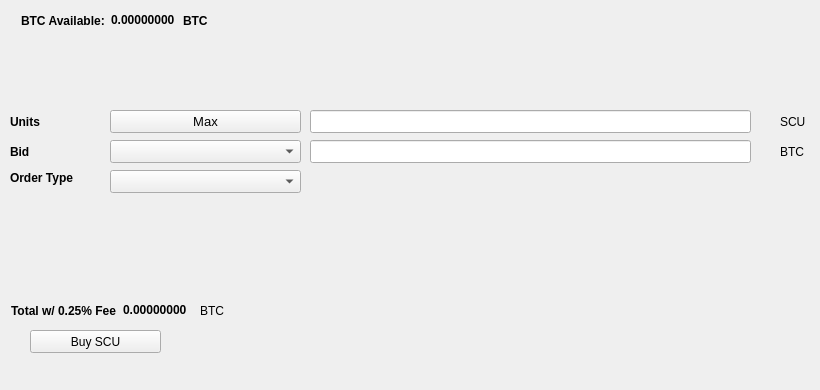
   <widget class="QWidget" name="BuyTab">
    <attribute name="title">
     <string>Buy</string>
    </attribute>
    <widget class="QPushButton" name="BuySCU">
     <property name="geometry">
      <rect>
       <x>30</x>
       <y>330</y>
       <width>131</width>
       <height>23</height>
      </rect>
     </property>
     <property name="text">
      <string>Buy SCU</string>
     </property>
     <property name="icon">
      <iconset resource="../securypto.qrc">
       <normaloff>:/icons/bitcoin</normaloff>:/icons/bitcoin</iconset>
     </property>
    </widget>
    <widget class="QLabel" name="label_3">
     <property name="geometry">
      <rect>
       <x>10</x>
       <y>110</y>
       <width>46</width>
       <height>23</height>
      </rect>
     </property>
     <property name="font">
      <font>
       <weight>75</weight>
       <bold>true</bold>
      </font>
     </property>
     <property name="text">
      <string>Units</string>
     </property>
    </widget>
    <widget class="QLineEdit" name="UnitsInput">
     <property name="geometry">
      <rect>
       <x>310</x>
       <y>110</y>
       <width>441</width>
       <height>23</height>
      </rect>
     </property>
     <property name="font">
      <font>
       <pointsize>9</pointsize>
       <weight>75</weight>
       <bold>true</bold>
      </font>
     </property>
    </widget>
    <widget class="QLineEdit" name="BuyBidPriceEdit">
     <property name="geometry">
      <rect>
       <x>310</x>
       <y>140</y>
       <width>441</width>
       <height>23</height>
      </rect>
     </property>
     <property name="font">
      <font>
       <pointsize>9</pointsize>
       <weight>75</weight>
       <bold>true</bold>
      </font>
     </property>
    </widget>
    <widget class="QLabel" name="label_4">
     <property name="geometry">
      <rect>
       <x>780</x>
       <y>110</y>
       <width>31</width>
       <height>23</height>
      </rect>
     </property>
     <property name="text">
      <string>SCU</string>
     </property>
    </widget>
    <widget class="QLabel" name="label_5">
     <property name="geometry">
      <rect>
       <x>780</x>
       <y>140</y>
       <width>31</width>
       <height>23</height>
      </rect>
     </property>
     <property name="text">
      <string>BTC</string>
     </property>
    </widget>
    <widget class="QLabel" name="label_6">
     <property name="geometry">
      <rect>
       <x>10</x>
       <y>140</y>
       <width>46</width>
       <height>23</height>
      </rect>
     </property>
     <property name="font">
      <font>
       <weight>75</weight>
       <bold>true</bold>
      </font>
     </property>
     <property name="text">
      <string>Bid</string>
     </property>
    </widget>
    <widget class="QLabel" name="label_7">
     <property name="geometry">
      <rect>
       <x>10</x>
       <y>170</y>
       <width>91</width>
       <height>16</height>
      </rect>
     </property>
     <property name="font">
      <font>
       <weight>75</weight>
       <bold>true</bold>
      </font>
     </property>
     <property name="text">
      <string>Order Type</string>
     </property>
    </widget>
    <widget class="QPushButton" name="Buy_Max_Amount">
     <property name="geometry">
      <rect>
       <x>110</x>
       <y>110</y>
       <width>191</width>
       <height>23</height>
      </rect>
     </property>
     <property name="font">
      <font>
       <pointsize>10</pointsize>
      </font>
     </property>
     <property name="text">
      <string>Max</string>
     </property>
    </widget>
    <widget class="QComboBox" name="BuyBidcomboBox">
     <property name="geometry">
      <rect>
       <x>110</x>
       <y>140</y>
       <width>191</width>
       <height>23</height>
      </rect>
     </property>
     <property name="font">
      <font>
       <pointsize>10</pointsize>
      </font>
     </property>
    </widget>
    <widget class="QComboBox" name="buyOrdertypeCombo">
     <property name="geometry">
      <rect>
       <x>110</x>
       <y>170</y>
       <width>191</width>
       <height>23</height>
      </rect>
     </property>
     <property name="font">
      <font>
       <pointsize>10</pointsize>
      </font>
     </property>
    </widget>
    <widget class="QWidget" name="layoutWidget1">
     <property name="geometry">
      <rect>
       <x>21</x>
       <y>11</y>
       <width>227</width>
       <height>19</height>
      </rect>
     </property>
     <layout class="QHBoxLayout" name="horizontalLayout_3">
      <item>
       <widget class="QLabel" name="label232">
        <property name="font">
         <font>
          <weight>75</weight>
          <bold>true</bold>
         </font>
        </property>
        <property name="text">
         <string>BTC Available:</string>
        </property>
       </widget>
      </item>
      <item>
       <widget class="QLabel" name="BtcAvailableLbl">
        <property name="palette">
         <palette>
          <active>
           <colorrole role="WindowText">
            <brush brushstyle="SolidPattern">
             <color alpha="255">
              <red>0</red>
              <green>0</green>
              <blue>0</blue>
             </color>
            </brush>
           </colorrole>
           <colorrole role="Button">
            <brush brushstyle="SolidPattern">
             <color alpha="255">
              <red>0</red>
              <green>170</green>
              <blue>0</blue>
             </color>
            </brush>
           </colorrole>
           <colorrole role="Light">
            <brush brushstyle="SolidPattern">
             <color alpha="255">
              <red>0</red>
              <green>255</green>
              <blue>0</blue>
             </color>
            </brush>
           </colorrole>
           <colorrole role="Midlight">
            <brush brushstyle="SolidPattern">
             <color alpha="255">
              <red>0</red>
              <green>212</green>
              <blue>0</blue>
             </color>
            </brush>
           </colorrole>
           <colorrole role="Dark">
            <brush brushstyle="SolidPattern">
             <color alpha="255">
              <red>0</red>
              <green>85</green>
              <blue>0</blue>
             </color>
            </brush>
           </colorrole>
           <colorrole role="Mid">
            <brush brushstyle="SolidPattern">
             <color alpha="255">
              <red>0</red>
              <green>113</green>
              <blue>0</blue>
             </color>
            </brush>
           </colorrole>
           <colorrole role="Text">
            <brush brushstyle="SolidPattern">
             <color alpha="255">
              <red>0</red>
              <green>170</green>
              <blue>0</blue>
             </color>
            </brush>
           </colorrole>
           <colorrole role="BrightText">
            <brush brushstyle="SolidPattern">
             <color alpha="255">
              <red>255</red>
              <green>255</green>
              <blue>255</blue>
             </color>
            </brush>
           </colorrole>
           <colorrole role="ButtonText">
            <brush brushstyle="SolidPattern">
             <color alpha="255">
              <red>0</red>
              <green>0</green>
              <blue>0</blue>
             </color>
            </brush>
           </colorrole>
           <colorrole role="Base">
            <brush brushstyle="SolidPattern">
             <color alpha="255">
              <red>255</red>
              <green>255</green>
              <blue>255</blue>
             </color>
            </brush>
           </colorrole>
           <colorrole role="Window">
            <brush brushstyle="SolidPattern">
             <color alpha="255">
              <red>0</red>
              <green>170</green>
              <blue>0</blue>
             </color>
            </brush>
           </colorrole>
           <colorrole role="Shadow">
            <brush brushstyle="SolidPattern">
             <color alpha="255">
              <red>0</red>
              <green>0</green>
              <blue>0</blue>
             </color>
            </brush>
           </colorrole>
           <colorrole role="AlternateBase">
            <brush brushstyle="SolidPattern">
             <color alpha="255">
              <red>127</red>
              <green>212</green>
              <blue>127</blue>
             </color>
            </brush>
           </colorrole>
           <colorrole role="ToolTipBase">
            <brush brushstyle="SolidPattern">
             <color alpha="255">
              <red>255</red>
              <green>255</green>
              <blue>220</blue>
             </color>
            </brush>
           </colorrole>
           <colorrole role="ToolTipText">
            <brush brushstyle="SolidPattern">
             <color alpha="255">
              <red>0</red>
              <green>0</green>
              <blue>0</blue>
             </color>
            </brush>
           </colorrole>
          </active>
          <inactive>
           <colorrole role="WindowText">
            <brush brushstyle="SolidPattern">
             <color alpha="255">
              <red>0</red>
              <green>0</green>
              <blue>0</blue>
             </color>
            </brush>
           </colorrole>
           <colorrole role="Button">
            <brush brushstyle="SolidPattern">
             <color alpha="255">
              <red>0</red>
              <green>170</green>
              <blue>0</blue>
             </color>
            </brush>
           </colorrole>
           <colorrole role="Light">
            <brush brushstyle="SolidPattern">
             <color alpha="255">
              <red>0</red>
              <green>255</green>
              <blue>0</blue>
             </color>
            </brush>
           </colorrole>
           <colorrole role="Midlight">
            <brush brushstyle="SolidPattern">
             <color alpha="255">
              <red>0</red>
              <green>212</green>
              <blue>0</blue>
             </color>
            </brush>
           </colorrole>
           <colorrole role="Dark">
            <brush brushstyle="SolidPattern">
             <color alpha="255">
              <red>0</red>
              <green>85</green>
              <blue>0</blue>
             </color>
            </brush>
           </colorrole>
           <colorrole role="Mid">
            <brush brushstyle="SolidPattern">
             <color alpha="255">
              <red>0</red>
              <green>113</green>
              <blue>0</blue>
             </color>
            </brush>
           </colorrole>
           <colorrole role="Text">
            <brush brushstyle="SolidPattern">
             <color alpha="255">
              <red>0</red>
              <green>170</green>
              <blue>0</blue>
             </color>
            </brush>
           </colorrole>
           <colorrole role="BrightText">
            <brush brushstyle="SolidPattern">
             <color alpha="255">
              <red>255</red>
              <green>255</green>
              <blue>255</blue>
             </color>
            </brush>
           </colorrole>
           <colorrole role="ButtonText">
            <brush brushstyle="SolidPattern">
             <color alpha="255">
              <red>0</red>
              <green>0</green>
              <blue>0</blue>
             </color>
            </brush>
           </colorrole>
           <colorrole role="Base">
            <brush brushstyle="SolidPattern">
             <color alpha="255">
              <red>255</red>
              <green>255</green>
              <blue>255</blue>
             </color>
            </brush>
           </colorrole>
           <colorrole role="Window">
            <brush brushstyle="SolidPattern">
             <color alpha="255">
              <red>0</red>
              <green>170</green>
              <blue>0</blue>
             </color>
            </brush>
           </colorrole>
           <colorrole role="Shadow">
            <brush brushstyle="SolidPattern">
             <color alpha="255">
              <red>0</red>
              <green>0</green>
              <blue>0</blue>
             </color>
            </brush>
           </colorrole>
           <colorrole role="AlternateBase">
            <brush brushstyle="SolidPattern">
             <color alpha="255">
              <red>127</red>
              <green>212</green>
              <blue>127</blue>
             </color>
            </brush>
           </colorrole>
           <colorrole role="ToolTipBase">
            <brush brushstyle="SolidPattern">
             <color alpha="255">
              <red>255</red>
              <green>255</green>
              <blue>220</blue>
             </color>
            </brush>
           </colorrole>
           <colorrole role="ToolTipText">
            <brush brushstyle="SolidPattern">
             <color alpha="255">
              <red>0</red>
              <green>0</green>
              <blue>0</blue>
             </color>
            </brush>
           </colorrole>
          </inactive>
          <disabled>
           <colorrole role="WindowText">
            <brush brushstyle="SolidPattern">
             <color alpha="255">
              <red>0</red>
              <green>85</green>
              <blue>0</blue>
             </color>
            </brush>
           </colorrole>
           <colorrole role="Button">
            <brush brushstyle="SolidPattern">
             <color alpha="255">
              <red>0</red>
              <green>170</green>
              <blue>0</blue>
             </color>
            </brush>
           </colorrole>
           <colorrole role="Light">
            <brush brushstyle="SolidPattern">
             <color alpha="255">
              <red>0</red>
              <green>255</green>
              <blue>0</blue>
             </color>
            </brush>
           </colorrole>
           <colorrole role="Midlight">
            <brush brushstyle="SolidPattern">
             <color alpha="255">
              <red>0</red>
              <green>212</green>
              <blue>0</blue>
             </color>
            </brush>
           </colorrole>
           <colorrole role="Dark">
            <brush brushstyle="SolidPattern">
             <color alpha="255">
              <red>0</red>
              <green>85</green>
              <blue>0</blue>
             </color>
            </brush>
           </colorrole>
           <colorrole role="Mid">
            <brush brushstyle="SolidPattern">
             <color alpha="255">
              <red>0</red>
              <green>113</green>
              <blue>0</blue>
             </color>
            </brush>
           </colorrole>
           <colorrole role="Text">
            <brush brushstyle="SolidPattern">
             <color alpha="255">
              <red>0</red>
              <green>85</green>
              <blue>0</blue>
             </color>
            </brush>
           </colorrole>
           <colorrole role="BrightText">
            <brush brushstyle="SolidPattern">
             <color alpha="255">
              <red>255</red>
              <green>255</green>
              <blue>255</blue>
             </color>
            </brush>
           </colorrole>
           <colorrole role="ButtonText">
            <brush brushstyle="SolidPattern">
             <color alpha="255">
              <red>0</red>
              <green>85</green>
              <blue>0</blue>
             </color>
            </brush>
           </colorrole>
           <colorrole role="Base">
            <brush brushstyle="SolidPattern">
             <color alpha="255">
              <red>0</red>
              <green>170</green>
              <blue>0</blue>
             </color>
            </brush>
           </colorrole>
           <colorrole role="Window">
            <brush brushstyle="SolidPattern">
             <color alpha="255">
              <red>0</red>
              <green>170</green>
              <blue>0</blue>
             </color>
            </brush>
           </colorrole>
           <colorrole role="Shadow">
            <brush brushstyle="SolidPattern">
             <color alpha="255">
              <red>0</red>
              <green>0</green>
              <blue>0</blue>
             </color>
            </brush>
           </colorrole>
           <colorrole role="AlternateBase">
            <brush brushstyle="SolidPattern">
             <color alpha="255">
              <red>0</red>
              <green>170</green>
              <blue>0</blue>
             </color>
            </brush>
           </colorrole>
           <colorrole role="ToolTipBase">
            <brush brushstyle="SolidPattern">
             <color alpha="255">
              <red>255</red>
              <green>255</green>
              <blue>220</blue>
             </color>
            </brush>
           </colorrole>
           <colorrole role="ToolTipText">
            <brush brushstyle="SolidPattern">
             <color alpha="255">
              <red>0</red>
              <green>0</green>
              <blue>0</blue>
             </color>
            </brush>
           </colorrole>
          </disabled>
         </palette>
        </property>
        <property name="font">
         <font>
          <weight>75</weight>
          <bold>true</bold>
         </font>
        </property>
        <property name="text">
         <string>0.00000000</string>
        </property>
        <property name="textInteractionFlags">
         <set>Qt::LinksAccessibleByMouse|Qt::TextSelectableByKeyboard|Qt::TextSelectableByMouse</set>
        </property>
       </widget>
      </item>
      <item>
       <widget class="QLabel" name="BtcAvailableLbl_2">
        <property name="font">
         <font>
          <weight>75</weight>
          <bold>true</bold>
         </font>
        </property>
        <property name="text">
         <string>BTC</string>
        </property>
       </widget>
      </item>
     </layout>
    </widget>
    <widget class="QWidget" name="layoutWidge2">
     <property name="geometry">
      <rect>
       <x>11</x>
       <y>301</y>
       <width>259</width>
       <height>19</height>
      </rect>
     </property>
     <layout class="QHBoxLayout" name="horizontalLayout_4">
      <item>
       <widget class="QLabel" name="label_9">
        <property name="font">
         <font>
          <weight>75</weight>
          <bold>true</bold>
         </font>
        </property>
        <property name="text">
         <string>Total w/ 0.25% Fee</string>
        </property>
       </widget>
      </item>
      <item>
       <widget class="QLabel" name="BuyCostLabel">
        <property name="palette">
         <palette>
          <active>
           <colorrole role="WindowText">
            <brush brushstyle="SolidPattern">
             <color alpha="255">
              <red>0</red>
              <green>0</green>
              <blue>0</blue>
             </color>
            </brush>
           </colorrole>
           <colorrole role="Button">
            <brush brushstyle="SolidPattern">
             <color alpha="255">
              <red>0</red>
              <green>170</green>
              <blue>0</blue>
             </color>
            </brush>
           </colorrole>
           <colorrole role="Light">
            <brush brushstyle="SolidPattern">
             <color alpha="255">
              <red>0</red>
              <green>255</green>
              <blue>0</blue>
             </color>
            </brush>
           </colorrole>
           <colorrole role="Midlight">
            <brush brushstyle="SolidPattern">
             <color alpha="255">
              <red>0</red>
              <green>212</green>
              <blue>0</blue>
             </color>
            </brush>
           </colorrole>
           <colorrole role="Dark">
            <brush brushstyle="SolidPattern">
             <color alpha="255">
              <red>0</red>
              <green>85</green>
              <blue>0</blue>
             </color>
            </brush>
           </colorrole>
           <colorrole role="Mid">
            <brush brushstyle="SolidPattern">
             <color alpha="255">
              <red>0</red>
              <green>113</green>
              <blue>0</blue>
             </color>
            </brush>
           </colorrole>
           <colorrole role="Text">
            <brush brushstyle="SolidPattern">
             <color alpha="255">
              <red>0</red>
              <green>170</green>
              <blue>0</blue>
             </color>
            </brush>
           </colorrole>
           <colorrole role="BrightText">
            <brush brushstyle="SolidPattern">
             <color alpha="255">
              <red>255</red>
              <green>255</green>
              <blue>255</blue>
             </color>
            </brush>
           </colorrole>
           <colorrole role="ButtonText">
            <brush brushstyle="SolidPattern">
             <color alpha="255">
              <red>0</red>
              <green>0</green>
              <blue>0</blue>
             </color>
            </brush>
           </colorrole>
           <colorrole role="Base">
            <brush brushstyle="SolidPattern">
             <color alpha="255">
              <red>255</red>
              <green>255</green>
              <blue>255</blue>
             </color>
            </brush>
           </colorrole>
           <colorrole role="Window">
            <brush brushstyle="SolidPattern">
             <color alpha="255">
              <red>0</red>
              <green>170</green>
              <blue>0</blue>
             </color>
            </brush>
           </colorrole>
           <colorrole role="Shadow">
            <brush brushstyle="SolidPattern">
             <color alpha="255">
              <red>0</red>
              <green>0</green>
              <blue>0</blue>
             </color>
            </brush>
           </colorrole>
           <colorrole role="AlternateBase">
            <brush brushstyle="SolidPattern">
             <color alpha="255">
              <red>127</red>
              <green>212</green>
              <blue>127</blue>
             </color>
            </brush>
           </colorrole>
           <colorrole role="ToolTipBase">
            <brush brushstyle="SolidPattern">
             <color alpha="255">
              <red>255</red>
              <green>255</green>
              <blue>220</blue>
             </color>
            </brush>
           </colorrole>
           <colorrole role="ToolTipText">
            <brush brushstyle="SolidPattern">
             <color alpha="255">
              <red>0</red>
              <green>0</green>
              <blue>0</blue>
             </color>
            </brush>
           </colorrole>
          </active>
          <inactive>
           <colorrole role="WindowText">
            <brush brushstyle="SolidPattern">
             <color alpha="255">
              <red>0</red>
              <green>0</green>
              <blue>0</blue>
             </color>
            </brush>
           </colorrole>
           <colorrole role="Button">
            <brush brushstyle="SolidPattern">
             <color alpha="255">
              <red>0</red>
              <green>170</green>
              <blue>0</blue>
             </color>
            </brush>
           </colorrole>
           <colorrole role="Light">
            <brush brushstyle="SolidPattern">
             <color alpha="255">
              <red>0</red>
              <green>255</green>
              <blue>0</blue>
             </color>
            </brush>
           </colorrole>
           <colorrole role="Midlight">
            <brush brushstyle="SolidPattern">
             <color alpha="255">
              <red>0</red>
              <green>212</green>
              <blue>0</blue>
             </color>
            </brush>
           </colorrole>
           <colorrole role="Dark">
            <brush brushstyle="SolidPattern">
             <color alpha="255">
              <red>0</red>
              <green>85</green>
              <blue>0</blue>
             </color>
            </brush>
           </colorrole>
           <colorrole role="Mid">
            <brush brushstyle="SolidPattern">
             <color alpha="255">
              <red>0</red>
              <green>113</green>
              <blue>0</blue>
             </color>
            </brush>
           </colorrole>
           <colorrole role="Text">
            <brush brushstyle="SolidPattern">
             <color alpha="255">
              <red>0</red>
              <green>170</green>
              <blue>0</blue>
             </color>
            </brush>
           </colorrole>
           <colorrole role="BrightText">
            <brush brushstyle="SolidPattern">
             <color alpha="255">
              <red>255</red>
              <green>255</green>
              <blue>255</blue>
             </color>
            </brush>
           </colorrole>
           <colorrole role="ButtonText">
            <brush brushstyle="SolidPattern">
             <color alpha="255">
              <red>0</red>
              <green>0</green>
              <blue>0</blue>
             </color>
            </brush>
           </colorrole>
           <colorrole role="Base">
            <brush brushstyle="SolidPattern">
             <color alpha="255">
              <red>255</red>
              <green>255</green>
              <blue>255</blue>
             </color>
            </brush>
           </colorrole>
           <colorrole role="Window">
            <brush brushstyle="SolidPattern">
             <color alpha="255">
              <red>0</red>
              <green>170</green>
              <blue>0</blue>
             </color>
            </brush>
           </colorrole>
           <colorrole role="Shadow">
            <brush brushstyle="SolidPattern">
             <color alpha="255">
              <red>0</red>
              <green>0</green>
              <blue>0</blue>
             </color>
            </brush>
           </colorrole>
           <colorrole role="AlternateBase">
            <brush brushstyle="SolidPattern">
             <color alpha="255">
              <red>127</red>
              <green>212</green>
              <blue>127</blue>
             </color>
            </brush>
           </colorrole>
           <colorrole role="ToolTipBase">
            <brush brushstyle="SolidPattern">
             <color alpha="255">
              <red>255</red>
              <green>255</green>
              <blue>220</blue>
             </color>
            </brush>
           </colorrole>
           <colorrole role="ToolTipText">
            <brush brushstyle="SolidPattern">
             <color alpha="255">
              <red>0</red>
              <green>0</green>
              <blue>0</blue>
             </color>
            </brush>
           </colorrole>
          </inactive>
          <disabled>
           <colorrole role="WindowText">
            <brush brushstyle="SolidPattern">
             <color alpha="255">
              <red>0</red>
              <green>85</green>
              <blue>0</blue>
             </color>
            </brush>
           </colorrole>
           <colorrole role="Button">
            <brush brushstyle="SolidPattern">
             <color alpha="255">
              <red>0</red>
              <green>170</green>
              <blue>0</blue>
             </color>
            </brush>
           </colorrole>
           <colorrole role="Light">
            <brush brushstyle="SolidPattern">
             <color alpha="255">
              <red>0</red>
              <green>255</green>
              <blue>0</blue>
             </color>
            </brush>
           </colorrole>
           <colorrole role="Midlight">
            <brush brushstyle="SolidPattern">
             <color alpha="255">
              <red>0</red>
              <green>212</green>
              <blue>0</blue>
             </color>
            </brush>
           </colorrole>
           <colorrole role="Dark">
            <brush brushstyle="SolidPattern">
             <color alpha="255">
              <red>0</red>
              <green>85</green>
              <blue>0</blue>
             </color>
            </brush>
           </colorrole>
           <colorrole role="Mid">
            <brush brushstyle="SolidPattern">
             <color alpha="255">
              <red>0</red>
              <green>113</green>
              <blue>0</blue>
             </color>
            </brush>
           </colorrole>
           <colorrole role="Text">
            <brush brushstyle="SolidPattern">
             <color alpha="255">
              <red>0</red>
              <green>85</green>
              <blue>0</blue>
             </color>
            </brush>
           </colorrole>
           <colorrole role="BrightText">
            <brush brushstyle="SolidPattern">
             <color alpha="255">
              <red>255</red>
              <green>255</green>
              <blue>255</blue>
             </color>
            </brush>
           </colorrole>
           <colorrole role="ButtonText">
            <brush brushstyle="SolidPattern">
             <color alpha="255">
              <red>0</red>
              <green>85</green>
              <blue>0</blue>
             </color>
            </brush>
           </colorrole>
           <colorrole role="Base">
            <brush brushstyle="SolidPattern">
             <color alpha="255">
              <red>0</red>
              <green>170</green>
              <blue>0</blue>
             </color>
            </brush>
           </colorrole>
           <colorrole role="Window">
            <brush brushstyle="SolidPattern">
             <color alpha="255">
              <red>0</red>
              <green>170</green>
              <blue>0</blue>
             </color>
            </brush>
           </colorrole>
           <colorrole role="Shadow">
            <brush brushstyle="SolidPattern">
             <color alpha="255">
              <red>0</red>
              <green>0</green>
              <blue>0</blue>
             </color>
            </brush>
           </colorrole>
           <colorrole role="AlternateBase">
            <brush brushstyle="SolidPattern">
             <color alpha="255">
              <red>0</red>
              <green>170</green>
              <blue>0</blue>
             </color>
            </brush>
           </colorrole>
           <colorrole role="ToolTipBase">
            <brush brushstyle="SolidPattern">
             <color alpha="255">
              <red>255</red>
              <green>255</green>
              <blue>220</blue>
             </color>
            </brush>
           </colorrole>
           <colorrole role="ToolTipText">
            <brush brushstyle="SolidPattern">
             <color alpha="255">
              <red>0</red>
              <green>0</green>
              <blue>0</blue>
             </color>
            </brush>
           </colorrole>
          </disabled>
         </palette>
        </property>
        <property name="font">
         <font>
          <weight>75</weight>
          <bold>true</bold>
         </font>
        </property>
        <property name="autoFillBackground">
         <bool>false</bool>
        </property>
        <property name="text">
         <string>0.00000000</string>
        </property>
        <property name="textInteractionFlags">
         <set>Qt::LinksAccessibleByMouse|Qt::TextSelectableByMouse</set>
        </property>
       </widget>
      </item>
      <item>
       <widget class="QLabel" name="label_10">
        <property name="font">
         <font>
          <weight>50</weight>
          <bold>false</bold>
         </font>
        </property>
        <property name="text">
         <string>BTC</string>
        </property>
       </widget>
      </item>
     </layout>
    </widget>
    <widget class="QLabel" name="label_24">
     <property name="geometry">
      <rect>
       <x>460</x>
       <y>300</y>
       <width>281</width>
       <height>81</height>
      </rect>
     </property>
     <property name="text">
      <string/>
     </property>
     <property name="pixmap">
      <pixmap>:/images/bittrex</pixmap>
     </property>
    </widget>
   </widget>
